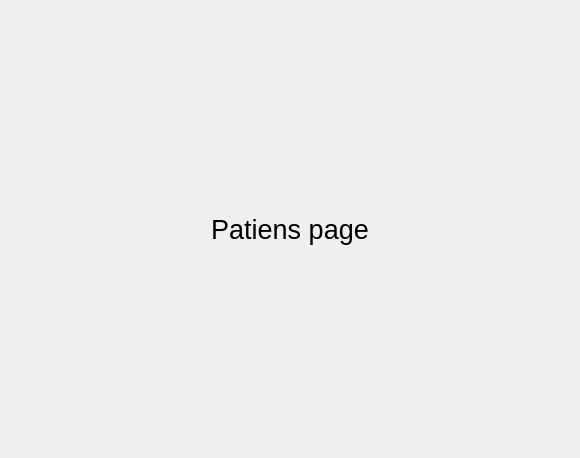
<?xml version="1.0" encoding="UTF-8"?>
<ui version="4.0">
 <class>Patients</class>
 <widget class="QWidget" name="Patients">
  <property name="geometry">
   <rect>
    <x>0</x>
    <y>0</y>
    <width>580</width>
    <height>458</height>
   </rect>
  </property>
  <property name="windowTitle">
   <string>Form</string>
  </property>
  <layout class="QGridLayout" name="gridLayout">
   <item row="0" column="0">
    <widget class="QLabel" name="label">
     <property name="font">
      <font>
       <pointsize>20</pointsize>
      </font>
     </property>
     <property name="text">
      <string>Patiens page</string>
     </property>
     <property name="alignment">
      <set>Qt::AlignCenter</set>
     </property>
    </widget>
   </item>
  </layout>
 </widget>
 <resources/>
 <connections/>
</ui>
